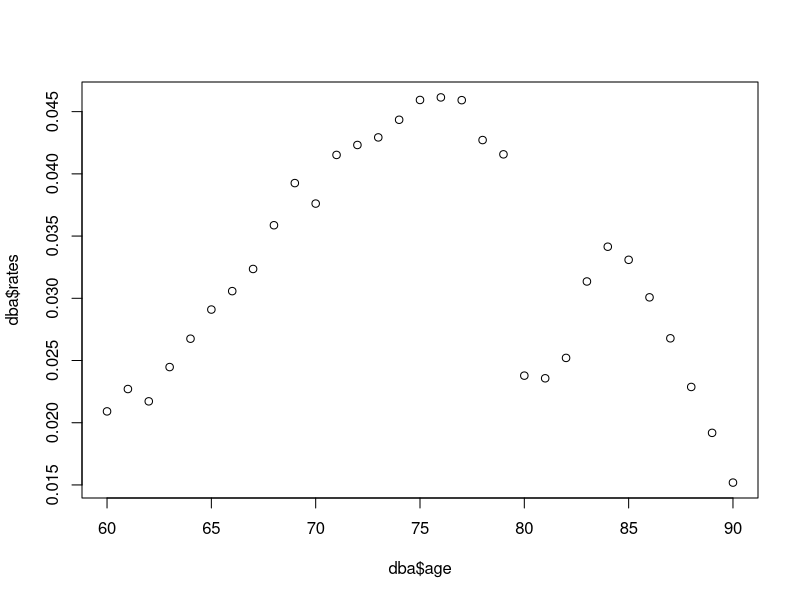
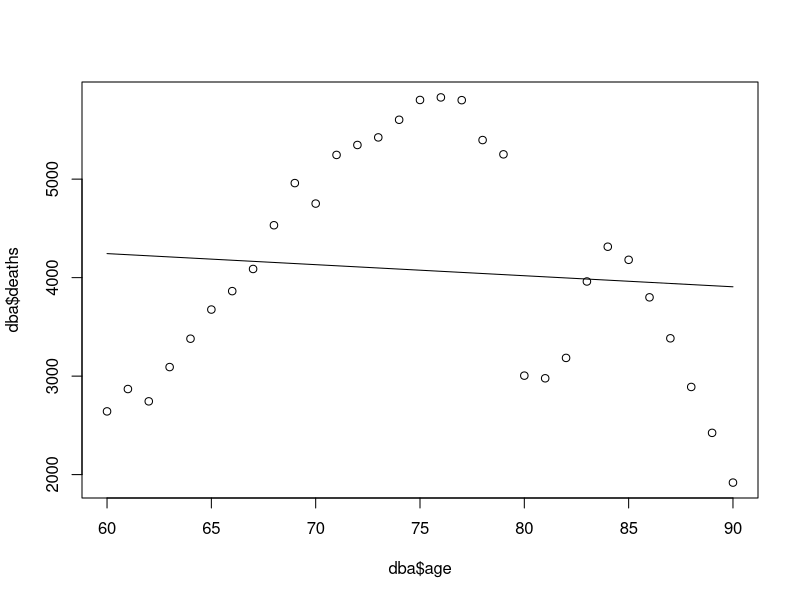
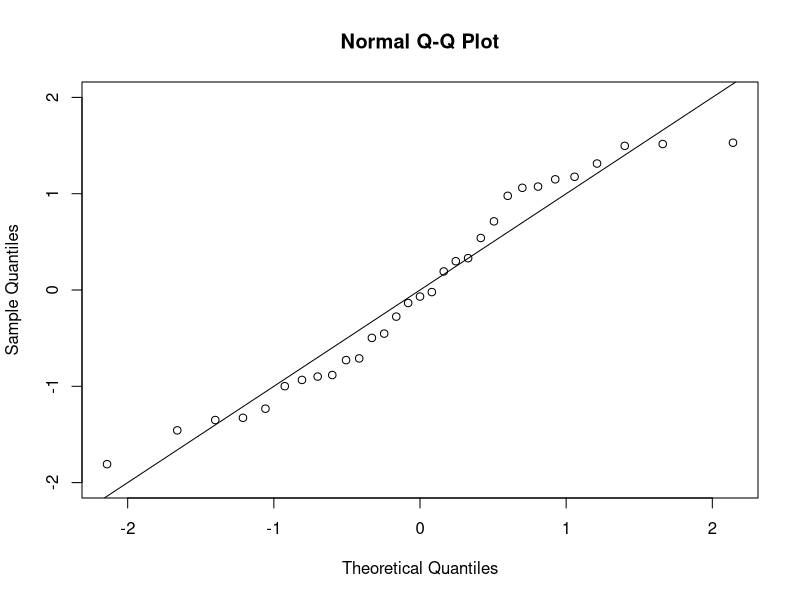
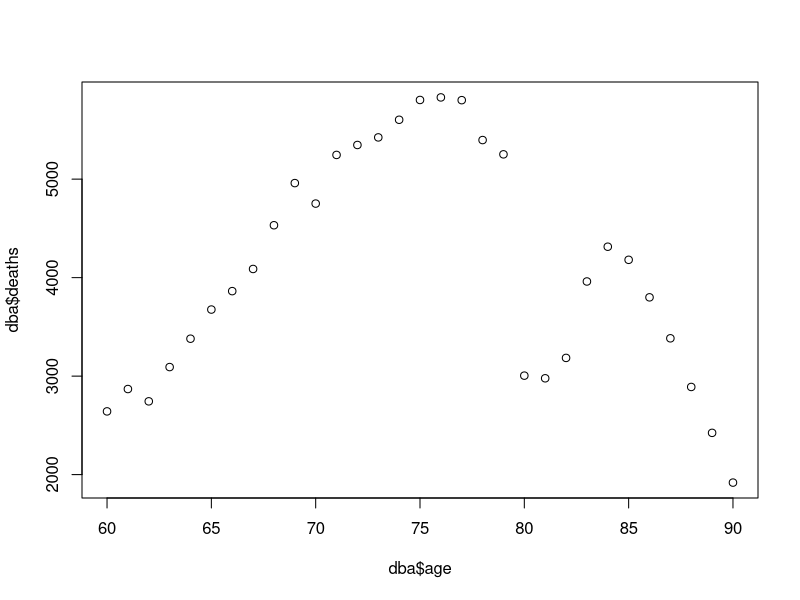

These figures' R source, in order: (Note: this script raises an error after producing the figures.)
#Import the file deaths.txt: it includes the number of deaths by cancer occurred
#in Italy in 1999 and the population at risk (exposure), clustered by age and gender.


setwd("C:/prosjekt/uib/stat201/datasets")
dat <- read.table("deaths.txt")

#a) Plot death rates by age and interpret the pattern you see
dba = aggregate(deaths ~ age, data=dat, FUN = sum)
allD = sum(dba$deaths)
dba$rates = dba$deaths/allD
plot(dba$age, dba$rates)


#Obtain the least square estimates of the parameters of the model
#model1 log rate = β0 + β1age
#and show the Least Squares Estimate with an appropriate picture

mod1 <- lm(deaths ~ age , data = dba)
summary(mod1) # the main output

fitted <- predict(mod1) 

plot(dba$age, dba$deaths)
lines(dba$age, fitted)

#c) Q:Do you think that the model1 is acceptable for these data? Why?
#A: No, the data is not linear. R^2=0.0078,  bad fit
# leverage, Cook distance, delta-beta, 

# standardized residuals
res <- rstandard(mod1) #Regression Deletion Diagnostics
qqnorm(res,ylim=c(-2,2))
abline(c(0,1))
# residuals look normally distributed!

# provides several diagnostics (leverages, dfbetas, sigmas and residuals)
influence(mod1) #This function provides the basic quantities which are used in forming a wide variety of diagnostics for checking the quality of regression fits.
h <- influence(mod1)$hat
sigma <- sqrt(sum(res^2)/(nrow(dba)-2))
cooks.distance(mod1)

model.anova = aov(deaths~age, data=dba)
summary(model.anova)

#RMSE
dba$predicted = as.integer(fitted)
#sapply(dba, class)
RMSE = sqrt(mean((dba$deaths - dba$predicted)^2))
RMSPE = (sqrt(mean( ((dba$deaths - dba$predicted) / dba$deaths)^2 ) ) ) * 100
#RMSE = 1135 years, ans RMSPE=34.5% which is huge

# d) Are you able to suggest an alternative model that is better than model1?
#    Motivate your answer with an analysis similar to that done in examples chapter 2.R
# Deaths - Poisson distribution
mod2 <- lm(deaths ~ age + gender + exposure , data = dat)
summary(mod2)
#R^2=0.52, F=23.37, p=4.8^-10

fitted2 <- predict(mod2) 

plot(dba$age, dba$deaths)
lines(dba$age, fitted2)

res2 <- rstandard(mod2) #Regression Deletion Diagnostics
qqnorm(res2,ylim=c(-2,2))
abline(c(0,1))

#RMSE
dat$predicted = as.integer(fitted2)
#sapply(dba, class)
RMSE = sqrt(mean((dat$deaths - dat$predicted)^2))
RMSPE = (sqrt(mean( ((dat$deaths - dat$predicted) / dba$deaths)^2 ) ) ) * 100
# RMSE = 504, RMSPE = 17%


# sum of squared residuals is a chi-square
###################
# (standardized) residuals under H0
lambda_hat <- mean(dat$deaths)
res0 <- (dat$deaths - lambda_hat)/sqrt(lambda_hat)
sqrt(sum(res^2)/(nrow(dat)-1))
##################
chi0 <- sum(res0^2)
1-pchisq(chi0,nrow(dat)-1) # value consistent with H0
1-pchisq(sum(res2),nrow(dat)-1)
# also chi0 is close to the mean of the chi-square (48)
# X^2 = sum( (o_i - e_i)^2 / e_i) ~ X^2(m) where o_i = Y_i, e_i = theta_i, so sum(r^2) ~ X^2(m)
#######################################################
# From chapter 2 
mean = mean(dat$deaths)
variance = var(dat$deaths)

poisson.model = glm(deaths ~ age + gender + exposure, dat, family=poisson(link="log"))

fitted3 <- predict(poisson.model) 
dat$predicted = as.integer(fitted3)
#sapply(dba, class)
RMSE = sqrt(mean((dat$deaths - dat$predicted)^2))
RMSPE = (sqrt(mean( ((dat$deaths - dat$predicted) / dba$deaths)^2 ) ) ) * 100
# RMSE = 2165, RMSPE = 61%

the_means = aggregate(dat$deaths, list(dat$gender), FUN=mean)
lambda_hat_female = the_means[1,2]
lambda_hat_male   = the_means[2,2]
  
plot(dpois(dat$deaths[dat$gender=="M"],lambda_hat_female,log=F))
#dpois gives the (log) density
l1 <- sum(dpois(dat$deaths[dat$gender=="F"],lambda_hat_female,log=F))+
  sum(dpois(dat1$deaths[dat$gender=="M"],lambda_hat_male,log=T)) 